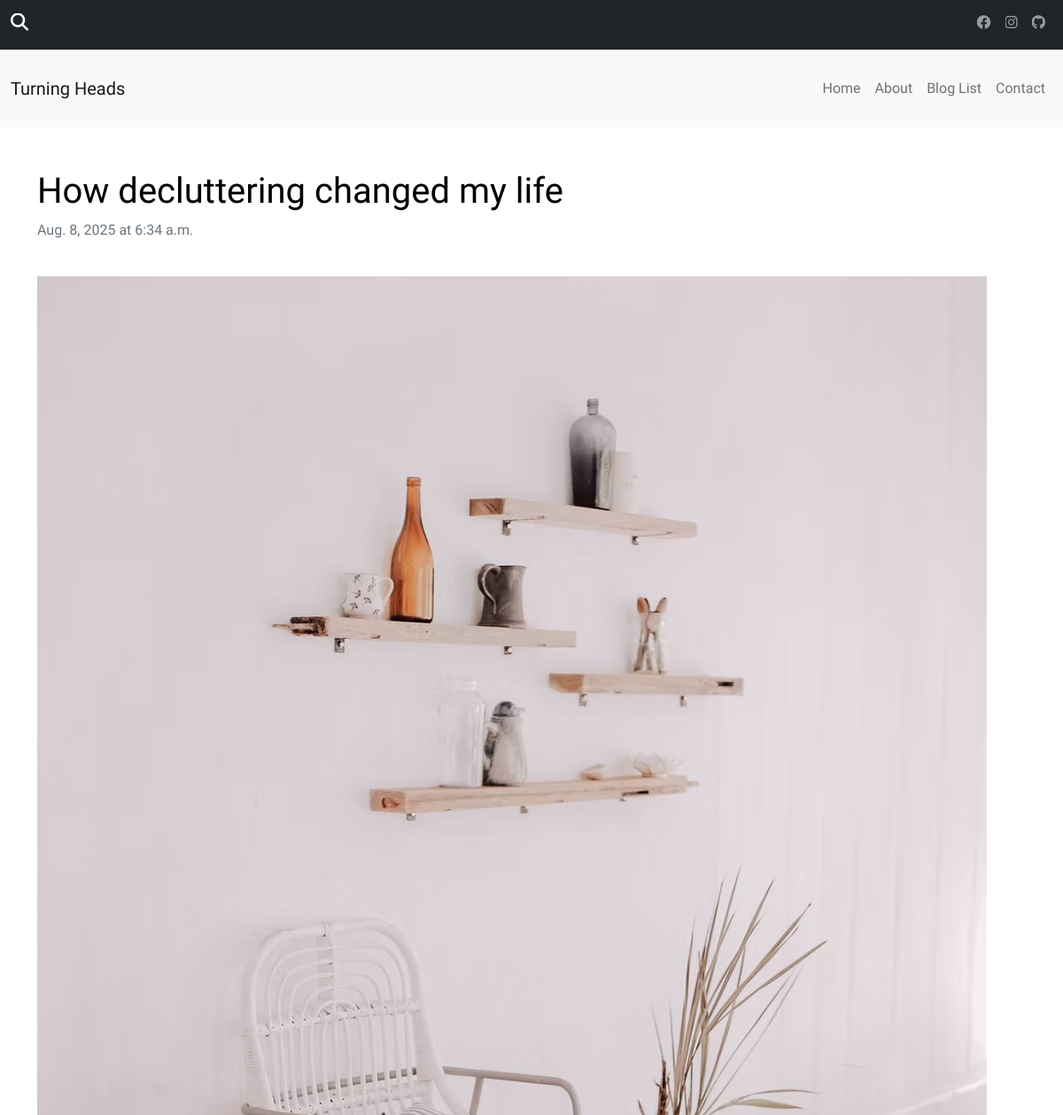
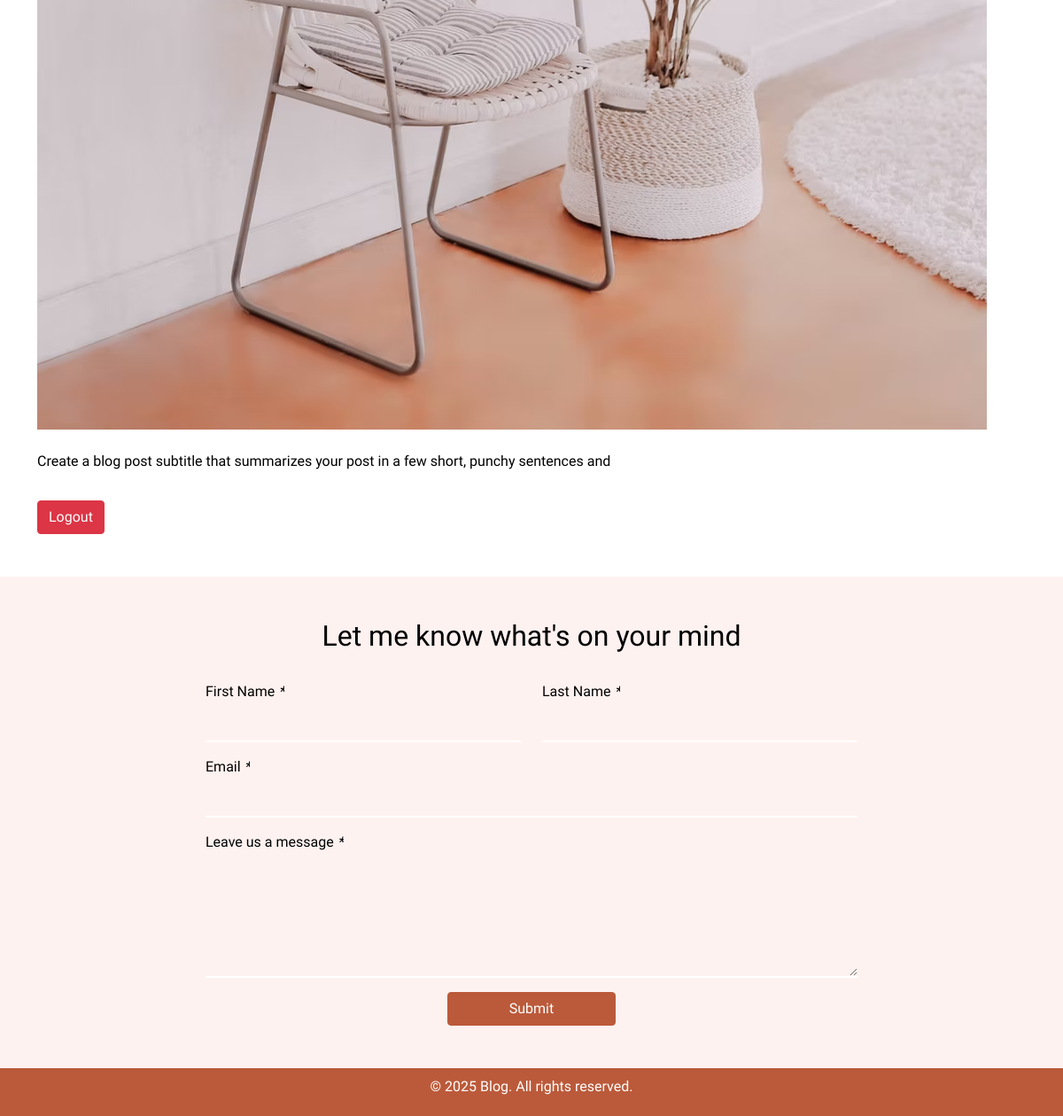
Screenshot of /post/3/ with the database file from the repository (2 pictures, top to bottom).
### BlogList/models.py (models this page shows, shortened)
class BlogPost(models.Model):
    title = models.CharField(max_length=200)
    content = models.TextField()
    image = models.ImageField(upload_to='blog_images/', blank=True, null=True)
    author = models.ForeignKey(User, on_delete=models.CASCADE)
    created_date = models.DateField(default=timezone.now)
    created_time = models.TimeField(default=timezone.now)
    updated_at = models.DateTimeField(auto_now=True)
    class Meta:
        ordering = ['-created_date', '-created_time']  # Newest posts first

### BlogList/views.py (the view)
# urls.py: path('post/<int:post_id>/', views.blog_detail, name='blog_detail'),
def blog_detail(request, post_id):
    post = get_object_or_404(BlogPost, id=post_id)
    return render(request, 'details.html', {'post': post})

### BlogList/templates/details.html (shortened to what this page needs)
{% extends 'master.html' %}
{% load static %}
{% block content %}
<div class="container my-5">
    <h1>{{ post.title }}</h1>
    <p class="text-muted">{{ post.created_date }} at {{ post.created_time }}</p>
    <img src="{{ post.image.url }}" alt="{{ post.title }}" class="img-fluid my-4">
    <p>{{ post.content }}</p>
    <a href="{% url 'logout' %}" class="btn btn-danger mt-3">Logout</a>
</div>
{% endblock %}

### BlogList/static/css/style.css (style rules this page uses)
* { margin: 0; padding: 0; box-sizing: border-box; overflow-x: hidden; }
body { font-family: "Gabriela", serif; color: rgb(0,0,0); }
h1,h2,h3,h4,h5,h6 { overflow: hidden; }

### rows the page displays
BlogPost: title "How decluttering changed my life", created_date "Aug. 8, 2025", created_time "6:34 a.m.", image (picture), content "Create a blog post subtitle that summarizes your post in a few short, punchy sentences and"
